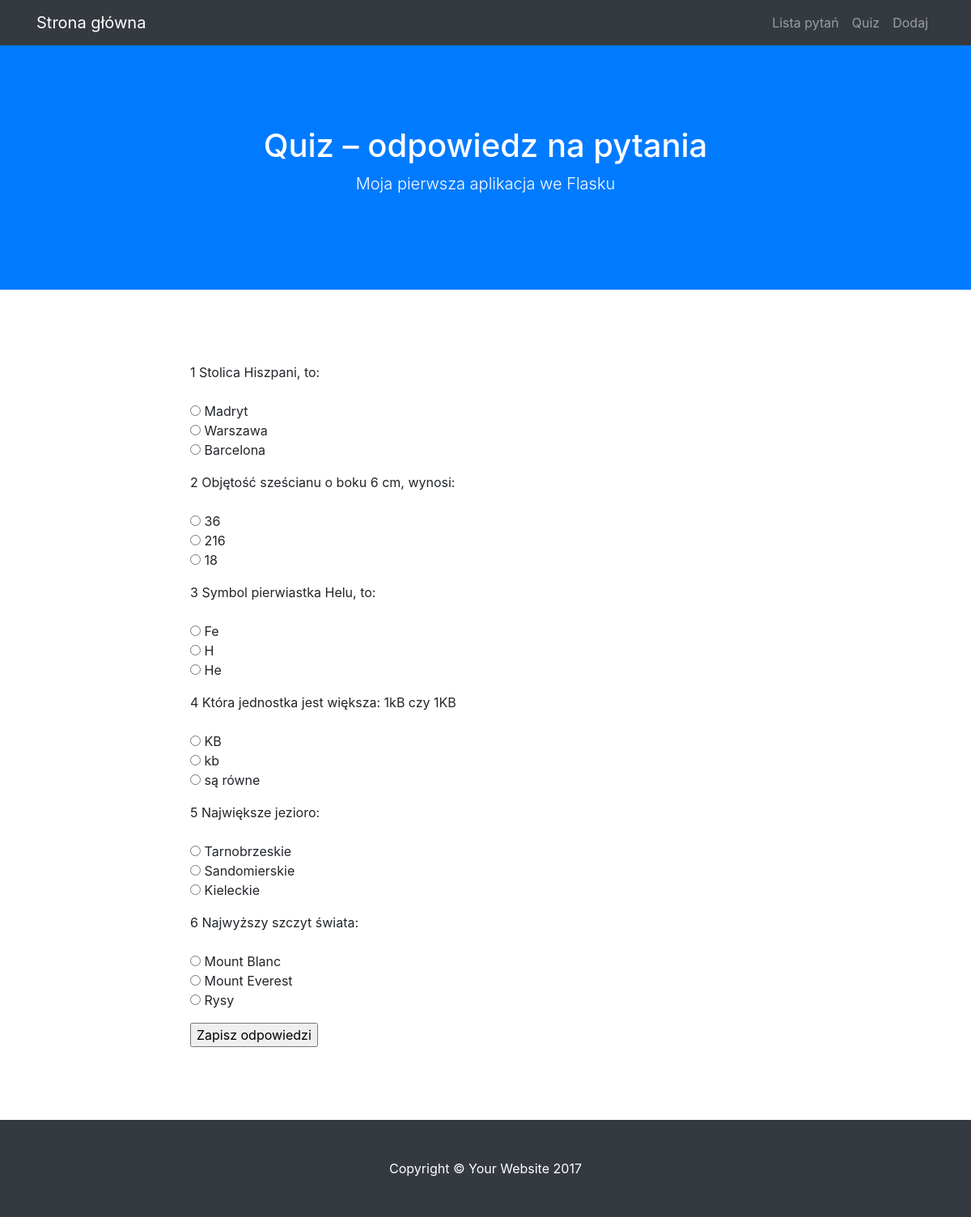
The page /quiz on the database as committed earlier.
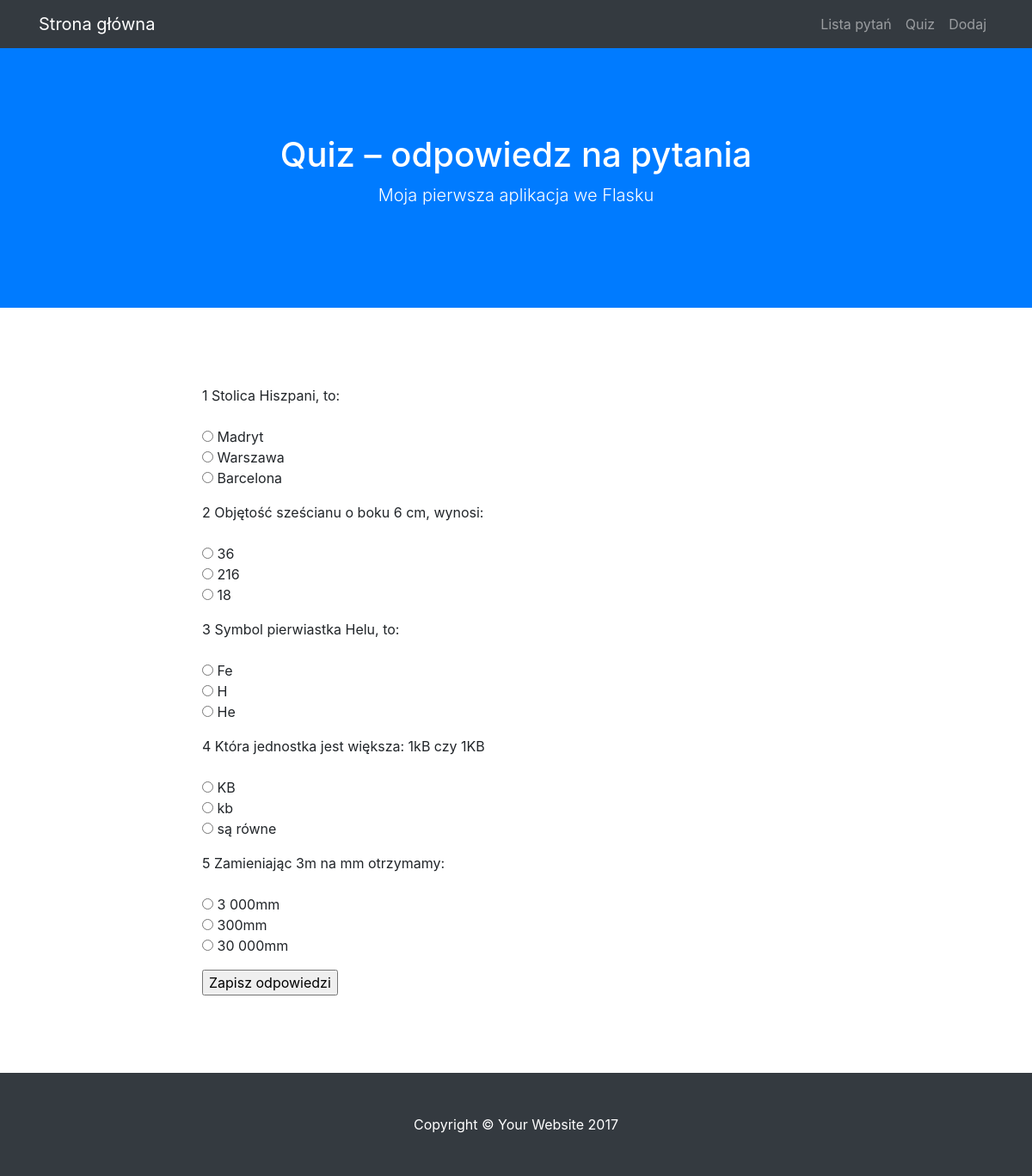
The same page on the database as committed later.
### modele.py (models this page shows)
class BazaModel(Model):
    class Meta:
        database = baza

class Pytanie(BazaModel):
    pytanie = CharField(null=False)
    kategoria = ForeignKeyField(Kategoria, related_name='pytania')

class Odpowiedz(BazaModel):
    odpowiedz = CharField(null=False)
    pytanie = ForeignKeyField(Pytanie, related_name='odpowiedzi')
    odpok = IntegerField(default=0)

### views.py (the view, shortened to what this page needs)
@app.route("/quiz", methods=['GET', 'POST'])
def quiz():
    pytania = Pytanie.select().join(Odpowiedz).distinct().order_by(Pytanie.id)
    return render_template('quiz.html', query = pytania)

### quiz.py (called while the page is built)
@app.before_request
def before_request():
    g.db = baza
    g.db.connect()

@app.after_request
def after_request(response):
    g.db.close()
    return response

### templates/quiz.html (shortened to what this page needs)
{% extends "szablon.html" %}
{% block h1 %}Quiz – odpowiedz na pytania{% endblock %}
{% block tresc %}
    <form method="POST">
    {% for p in query %}
    <p>
        {{ p.id }} {{ p.pytanie }}<br>
        <br>
        {% for o in p.odpowiedzi %}
        <input type="radio" name="{{ p.id }}" value="{{ o.id }}">
        {{ o.odpowiedz }}
        <br>
        {% endfor %}
    </p>
    {% endfor %}
    <input type="submit" value="Zapisz odpowiedzi">
    </form>
{% endblock %}

### templates/szablon.html (shortened to what this page needs)
<!DOCTYPE html>
<html lang="en">
  <head>
    <link href="{{ url_for('static', filename='vendor/bootstrap/css/bootstrap.min.css') }}" rel="stylesheet">
    <link href="{{ url_for('static', filename='css/scrolling-nav.css') }}" rel="stylesheet">
    <link href="{{ url_for('static', filename='css/style.css') }}" rel="stylesheet">
  </head>
  <body id="page-top">
    <nav class="navbar navbar-expand-lg navbar-dark bg-dark fixed-top" id="mainNav">
      <div class="container">
        <a class="navbar-brand js-scroll-trigger" href="{{ url_for('index') }}">Strona główna</a>
        <div class="collapse navbar-collapse" id="navbarResponsive">
          <ul class="navbar-nav ml-auto">
            <li class="nav-item">
              <a class="nav-link js-scroll-trigger" href="{{ url_for('lista') }}">Lista pytań</a>
            </li>
            <li class="nav-item">
              <a class="nav-link js-scroll-trigger" href="{{ url_for('quiz') }}">Quiz</a>
            </li>
            <li class="nav-item">
              <a class="nav-link js-scroll-trigger" href="{{ url_for('dodaj') }}">Dodaj</a>
            </li>
          </ul>
        </div>
      </div>
    </nav>
    <header class="bg-primary text-white">
      <div class="container text-center">
        <h1>{% block h1 %}{% endblock %}</h1>
        <p class="lead">Moja pierwsza aplikacja we Flasku</p>
      </div>
    </header>
    <section id="quiz">
      <div class="container">
        <div class="row">
          <div class="col-lg-8 mx-auto">
            {% block tresc %}
            {% endblock %}
          </div>
        </div>
      </div>
    </section>
    <footer class="py-5 bg-dark">
      <div class="container">
        <p class="m-0 text-center text-white">Copyright &copy; Your Website 2017</p>
      </div>
    </footer>
  </body>
</html>

### static/css/scrolling-nav.css (style rules this page uses)
header { padding: 154px 0 100px; }
@media (min-width: 992px) { header { padding: 156px 0 100px; } }
section { padding: 150px 0; }

### static/css/style.css (style rules this page uses)
section { padding: 90px 0; }

Rows that differ between the two databases and show on the page:
removed Pytanie: id "6", pytanie "Najwyższy szczyt świata:"
removed Odpowiedz: odpowiedz "Mount Blanc", shown under "6"
removed Odpowiedz: odpowiedz "Mount Everest", shown under "6"
removed Odpowiedz: odpowiedz "Rysy", shown under "6"
changed Pytanie id 5: pytanie "Największe jezioro:" → "Zamieniając 3m na mm otrzymamy:"
changed Odpowiedz (number 13 of 15 on the later page): odpowiedz "Tarnobrzeskie" → "3 000mm"
changed Odpowiedz (number 14 of 15 on the later page): odpowiedz "Sandomierskie" → "300mm"
changed Odpowiedz (number 15 of 15 on the later page): odpowiedz "Kieleckie" → "30 000mm"
